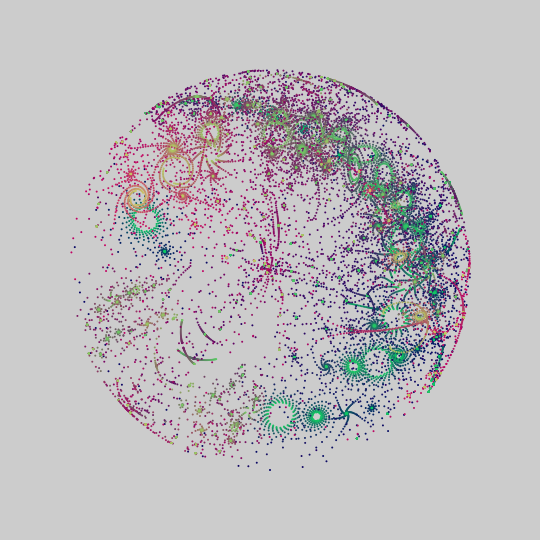
Frame 1 (no input)
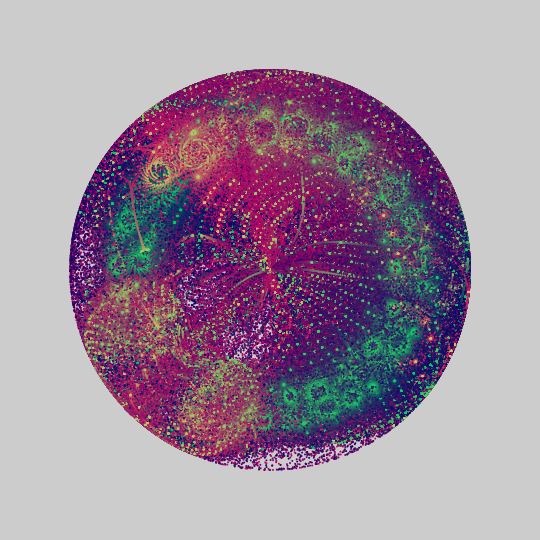
Frame 60 (the mouse pressed at the canvas centre just before this capture)
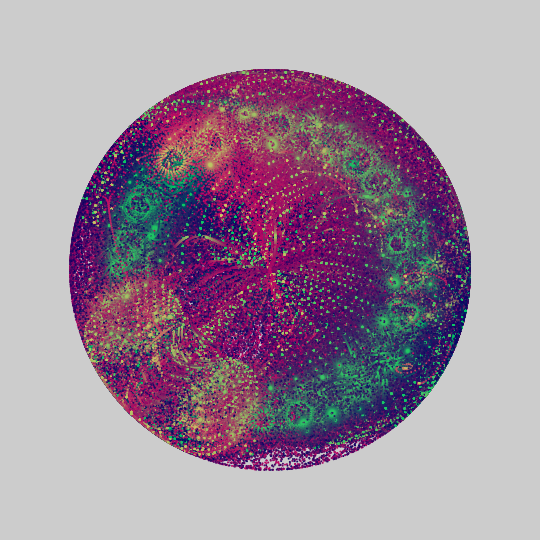
Frame 120 (the mouse held since frame 60 and released just before this capture)

The Processing sketch that drew these frames (run headless with seeded random() and noise(); from frame 60 on, the mouse is pressed at the canvas centre):

// Processing sketch: laserball
// ── laserball.pde
int W = 540;
int N = 200;
float x = 0;
float y = 0;
float t = 0;

void setup() {
  size(540, 540);
  noStroke();
}

void draw() {
  clear();
  for (int i = 0; i < N; i++) {
    for (int j = 0; j < N; j++) {
      float r = TAU / N;
      float u = sin(i + y) + sin(r * i + x);
      float v = cos(i + y) + cos(r * i + x);
      x = u + t;
      y = v;
      fill(i, j, 99);
      circle(u * N / 2 + W / 2, y * N / 2 + W / 2, 2);
    }
  }
  t += .1;
}
